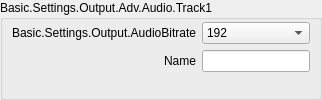
                            <widget class="QGroupBox" name="groupBox">
                             <property name="sizePolicy">
                              <sizepolicy hsizetype="Preferred" vsizetype="Preferred">
                               <horstretch>0</horstretch>
                               <verstretch>0</verstretch>
                              </sizepolicy>
                             </property>
                             <property name="title">
                              <string>Basic.Settings.Output.Adv.Audio.Track1</string>
                             </property>
                             <layout class="QFormLayout" name="formLayout_10">
                              <property name="fieldGrowthPolicy">
                               <enum>QFormLayout::AllNonFixedFieldsGrow</enum>
                              </property>
                              <property name="labelAlignment">
                               <set>Qt::AlignRight|Qt::AlignTrailing|Qt::AlignVCenter</set>
                              </property>
                              <property name="leftMargin">
                               <number>9</number>
                              </property>
                              <property name="topMargin">
                               <number>2</number>
                              </property>
                              <property name="rightMargin">
                               <number>9</number>
                              </property>
                              <property name="bottomMargin">
                               <number>9</number>
                              </property>
                              <item row="0" column="1">
                               <widget class="QComboBox" name="advOutTrack1Bitrate">
                                <property name="sizePolicy">
                                 <sizepolicy hsizetype="Preferred" vsizetype="Preferred">
                                  <horstretch>0</horstretch>
                                  <verstretch>0</verstretch>
                                 </sizepolicy>
                                </property>
                                <property name="currentIndex">
                                 <number>8</number>
                                </property>
                                <item>
                                 <property name="text">
                                  <string>32</string>
                                 </property>
                                </item>
                                <item>
                                 <property name="text">
                                  <string>48</string>
                                 </property>
                                </item>
                                <item>
                                 <property name="text">
                                  <string>64</string>
                                 </property>
                                </item>
                                <item>
                                 <property name="text">
                                  <string>80</string>
                                 </property>
                                </item>
                                <item>
                                 <property name="text">
                                  <string>96</string>
                                 </property>
                                </item>
                                <item>
                                 <property name="text">
                                  <string>112</string>
                                 </property>
                                </item>
                                <item>
                                 <property name="text">
                                  <string>128</string>
                                 </property>
                                </item>
                                <item>
                                 <property name="text">
                                  <string>160</string>
                                 </property>
                                </item>
                                <item>
                                 <property name="text">
                                  <string>192</string>
                                 </property>
                                </item>
                                <item>
                                 <property name="text">
                                  <string>256</string>
                                 </property>
                                </item>
                                <item>
                                 <property name="text">
                                  <string>320</string>
                                 </property>
                                </item>
                               </widget>
                              </item>
                              <item row="1" column="0">
                               <widget class="QLabel" name="label_55">
                                <property name="text">
                                 <string>Name</string>
                                </property>
                                <property name="buddy">
                                 <cstring>advOutTrack1Name</cstring>
                                </property>
                               </widget>
                              </item>
                              <item row="1" column="1">
                               <widget class="QLineEdit" name="advOutTrack1Name">
                                <property name="sizePolicy">
                                 <sizepolicy hsizetype="Expanding" vsizetype="Preferred">
                                  <horstretch>0</horstretch>
                                  <verstretch>0</verstretch>
                                 </sizepolicy>
                                </property>
                               </widget>
                              </item>
                              <item row="0" column="0">
                               <widget class="QLabel" name="advOutTrack1BitrateLabel">
                                <property name="minimumSize">
                                 <size>
                                  <width>170</width>
                                  <height>0</height>
                                 </size>
                                </property>
                                <property name="text">
                                 <string>Basic.Settings.Output.AudioBitrate</string>
                                </property>
                                <property name="alignment">
                                 <set>Qt::AlignRight|Qt::AlignTrailing|Qt::AlignVCenter</set>
                                </property>
                                <property name="buddy">
                                 <cstring>advOutTrack1Bitrate</cstring>
                                </property>
                               </widget>
                              </item>
                             </layout>
                            </widget>
